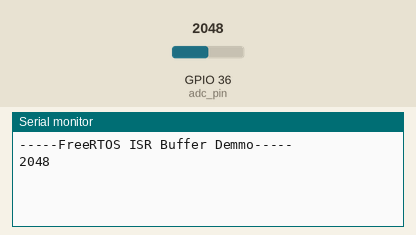
The sketch below on a simulated ESP32. On the bench: the last lines printed to the serial monitor. The test bench sets the inputs (shaded band); at power-on: GPIO 36 (adc_pin) = 2048.

Above: at 2.2 s.
2.3 s: GPIO 36 (adc_pin) set to 2866
At 3.6 s:
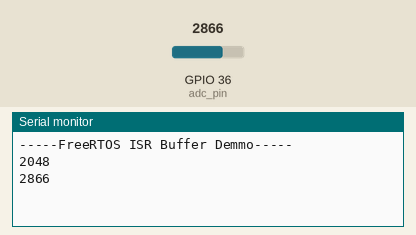
3.8 s: GPIO 36 (adc_pin) set to 3603
At 4.4 s:
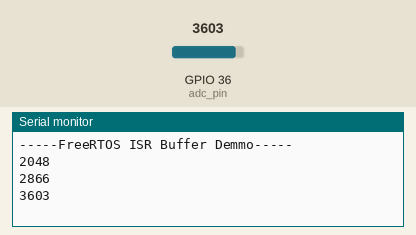
Timing chart, 0 to 6.8 s (numbered marks = the images above; inputs shaded):
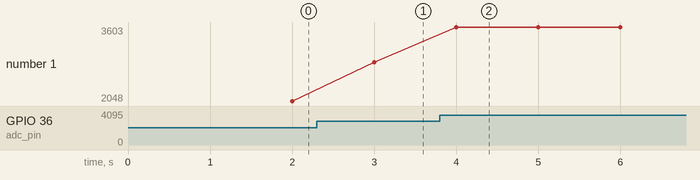

The sketch:

Interrupt_test03.ino
```cpp
#if CONFIG_FREERTOS_UNICORE
  static const BaseType_t app_cpu = 0;
#else
  static const BaseType_t app_cpu = 1;
#endif

static const uint64_t timer_freq = 1000000;
static const uint64_t timer_max_count = 1000000;

static const int adc_pin = 36;

static hw_timer_t *timer = NULL;
static volatile uint16_t val;
static SemaphoreHandle_t bin_sem = NULL;

void IRAM_ATTR onTimer(){
  BaseType_t task_woken = pdFALSE;

  val = analogRead(adc_pin);

  xSemaphoreGiveFromISR(bin_sem, &task_woken);

  if (task_woken){
    portYIELD_FROM_ISR();
  }
}

void printValues(void *param){
  while (1) {
    xSemaphoreTake(bin_sem, portMAX_DELAY);
    Serial.println(val);
  }
}

void setup() {
  Serial.begin(115200);
  vTaskDelay(1000/portTICK_PERIOD_MS);
  Serial.println();
  Serial.println("-----FreeRTOS ISR Buffer Demmo-----");

  bin_sem = xSemaphoreCreateBinary();

  if (bin_sem == NULL){
    Serial.println("Couldn't create semaphore");
    ESP.restart();
  }

  xTaskCreatePinnedToCore(printValues, "Print Values", 1024, NULL, 2, NULL, app_cpu);

  timer = timerBegin(timer_freq);
  timerAttachInterrupt(timer, &onTimer);
  timerAlarm(timer, timer_max_count, true, 0);
}

void loop() {}
```

Measured:
- after the input at 2.3 s, the serial monitor: prints a new line after 0.70 s (image 1)
- after the input at 3.8 s, the serial monitor: prints a new line after 0.20 s (image 2)
- plotted number 1: 2048 → 2866 after the input at 2.3 s, 2866 → 3603 after the input at 3.8 s
